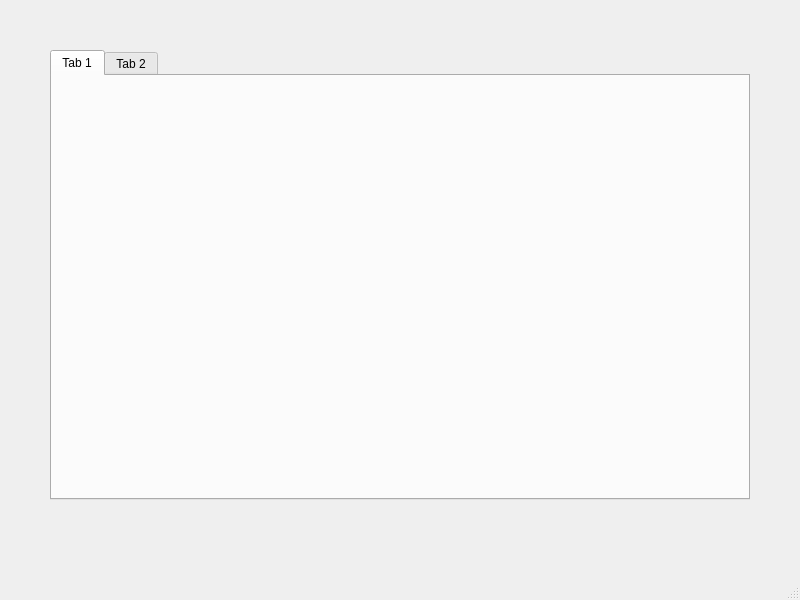
<?xml version="1.0" encoding="UTF-8"?>
<ui version="4.0">
 <class>MainWindow</class>
 <widget class="QMainWindow" name="MainWindow">
  <property name="geometry">
   <rect>
    <x>0</x>
    <y>0</y>
    <width>800</width>
    <height>600</height>
   </rect>
  </property>
  <property name="windowTitle">
   <string>Demo Aplication</string>
  </property>
  <widget class="QWidget" name="centralwidget">
   <widget class="QTabWidget" name="tabWidget">
    <property name="geometry">
     <rect>
      <x>50</x>
      <y>50</y>
      <width>700</width>
      <height>450</height>
     </rect>
    </property>
    <widget class="QWidget" name="tab">
     <attribute name="title">
      <string>Tab 1</string>
     </attribute>
    </widget>
    <widget class="QWidget" name="tab_2">
     <attribute name="title">
      <string>Tab 2</string>
     </attribute>
    </widget>
   </widget>
  </widget>
  <widget class="QMenuBar" name="menubar">
   <property name="geometry">
    <rect>
     <x>0</x>
     <y>0</y>
     <width>800</width>
     <height>26</height>
    </rect>
   </property>
  </widget>
  <widget class="QStatusBar" name="statusbar"/>
 </widget>
 <resources/>
 <connections/>
</ui>
